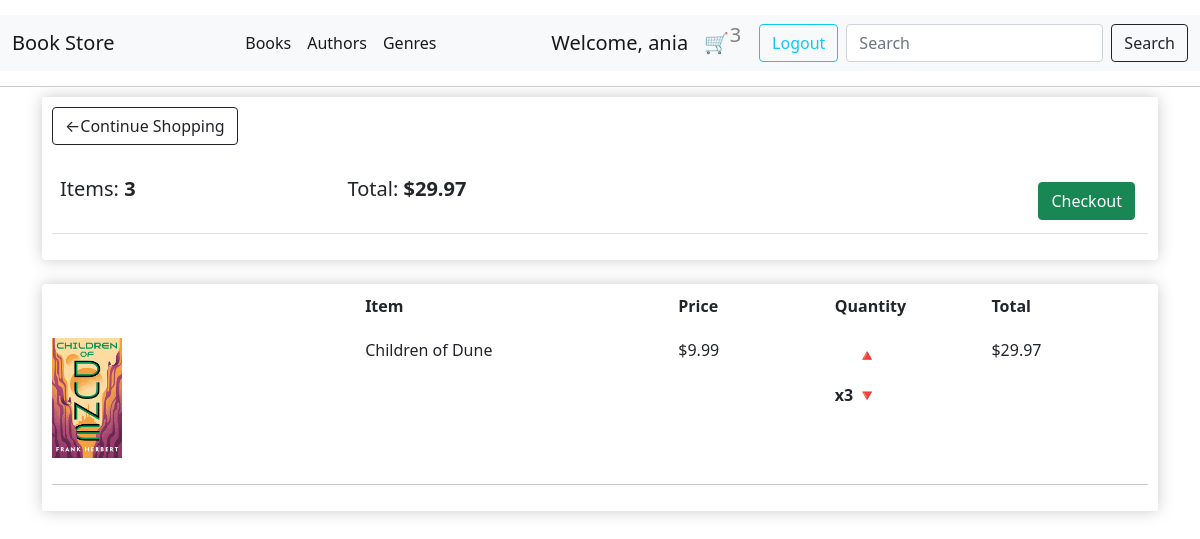
Before: /cart/ (signed in) with the older database file.
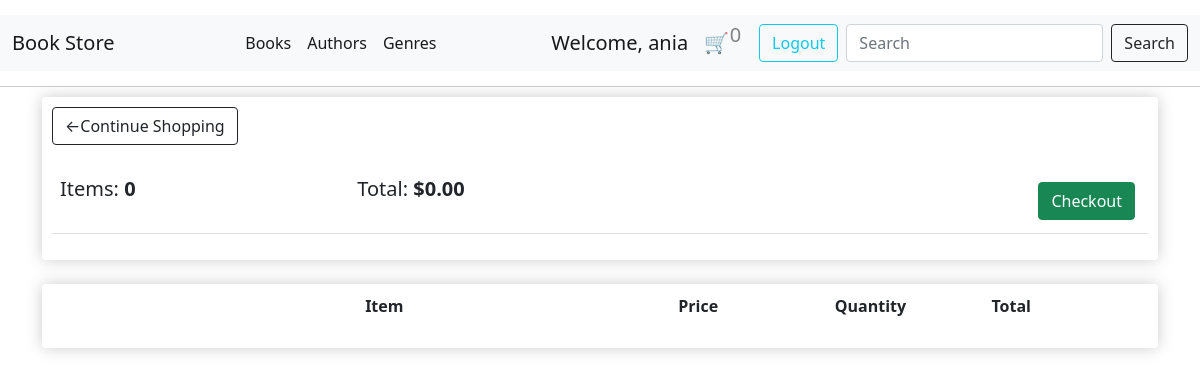
After: the same page with the newer database file.
### cart/models.py (models this page shows, shortened)
class OrderItem(models.Model):
    product = models.ForeignKey(Book, on_delete=models.SET_NULL, null=True)
    order = models.ForeignKey(Order, on_delete=models.SET_NULL, null=True)
    quantity = models.IntegerField(default=0, null=True, blank=True)
    date_added = models.DateTimeField(auto_now_add=True)

### catalog/models.py (models this page shows, shortened)
class Book(models.Model):
    author = models.ForeignKey(Author, on_delete=models.SET_NULL, null=True)
    genre = models.ManyToManyField(Genre, help_text="Select a genre for this book")
    title = models.CharField(max_length=100)
    price = models.FloatField()
    stock = models.BooleanField(default=True)
    coverpage = models.FileField(upload_to="media/coverpage/")
    description = models.TextField()

### cart/views.py (the view)
# urls.py: path("", include("cart.urls")),
def cart(request):
    if request.user.is_authenticated:
        user = request.user
        order, created = Order.objects.get_or_create(user=user, complete=False)
        items = order.orderitem_set.all()
        for item in items:
            item.total_price = item.product.price * item.quantity
        cartItems = order.get_cart_items()  # Calculate cartItems
    else:
        items = []
        order = {"get_cart_total": 0, "get_cart_items": 0}
        cartItems = order["get_cart_items"]  # Initialize cartItems for anonymous users
    cart_total, quantity_total = calculate_cart_totals(items)
    context = {
        "items": items,
        "cartItems": cartItems,
        "cart_total": cart_total,
        "quantity_total": quantity_total,
    }
    return render(request, "cart.html", context=context)

### cart/models.py (called while the page is built)
    def get_cart_items(self):
        items = self.orderitem_set.all()
        total_items = sum(item.quantity for item in items)
        return total_items

### cart/views.py (called while the page is built)
def calculate_cart_totals(items):
    cart_total = sum(item.product.price * item.quantity for item in items)
    quantity_total = sum(item.quantity for item in items)
    return cart_total, quantity_total

### cart/templates/cart.html (shortened to what this page needs)
{% extends 'base.html' %}
{% load static %}
{% block content %}
<div class="container mx-auto">
    <div class="row">
        <div class="col-lg-12">
            <div class="box-element">
                <a class="btn btn-outline-dark" href="{% url 'books' %}">&#x2190;Continue Shopping</a>
                <br>
                <br>
                <table class="table">
                    <tr>
                        <th>
                            <h5>Items: <strong>{{ quantity_total }}</strong></h5>
                        </th>
                        <th>
                            <h5>Total: <strong>${{ cart_total|floatformat:2 }}</strong></h5>
                        </th>
                        <th><a style="float:right; margin:5px;" class="btn btn-success"
                                href="{% url 'checkout' %}">Checkout</a>
                        </th>
                    </tr>
                </table>
            </div>
            <br>
            <div class="box-element">
                <div class="cart-row">
                    <div style="flex:2"><strong></strong></div>
                    <div style="flex:2"><strong>Item</strong></div>
                    <div style="flex:1"><strong>Price</strong></div>
                    <div style="flex:1"><strong>Quantity</strong></div>
                    <div style="flex:1"><strong>Total</strong></div>
                </div>
                {% for item in items %}
                <div class="cart-row">
                    <div style="flex: 2"><img src="{{ item.product.coverpage.url }}" alt="{{ item.product.title }}"
                            style="width: 70px; height: 120px;"></div>
                    <div style="flex: 2">
                        <p>{{ item.product.title }}</p>
                    </div>
                    <div style="flex: 1">
                        <p>${{ item.product.price }}</p>
                    </div>
                    <div style="flex: 1">
                        <p class="quantity">x{{ item.quantity }}</p>
                        <div class="quantity">
                            <p data-product="{{ item.product.id }}" data-action="add" class="chg-quantity update-cart">
                                &#x1F53A;</p>
                            <p data-product="{{ item.product.id }}" data-action="remove"
                                class="chg-quantity update-cart">
                                &#x1F53B;</p>
                        </div>
                    </div>
                    <div style="flex: 1">${{ item.total_price|floatformat:2 }}</div>
                </div>
                <hr>
                {% endfor %}
            </div>
        </div>
    </div>
</div>
{% endblock %}

### catalog/templates/base.html (shortened to what this page needs)
<!DOCTYPE html>
<html lang="en">
{% load static %}
<head>
    <link href="https://cdn.jsdelivr.net/npm/bootstrap@5.0.2/dist/css/bootstrap.min.css" rel="stylesheet"
>
    <link rel="stylesheet" type="text/css" href="{% static 'css/styles.css' %}">
</head>
<body>
    <nav class="navbar navbar-expand-lg navbar-light bg-light">
        <div class="container-fluid">
            <a class="navbar-brand" href="{% url 'books' %}">Book Store</a>
            <div class="collapse navbar-collapse justify-content-center" id="navbarTogglerDemo02">
                <ul class="navbar-nav mb-2 mb-lg-0">
                    <li class="nav-item">
                        <a class="nav-link active" aria-current="page" href="{% url 'books' %}">Books</a>
                    </li>
                    <li class="nav-item">
                        <a class="nav-link active" aria-current="page" href="{% url 'authors' %}">Authors</a>
                    </li>
                    <li class="nav-item">
                        <a class="nav-link active" aria-current="page" href="{% url 'genre-list' %}">Genres</a>
                    </li>
                </ul>
            </div>
            {% if user.is_authenticated %}
            <div class="navbar-brand">
                <div class="mr-3">
                    <span>Welcome, {{ user.username }} </span>
                </div>
            </div>
            {% endif %}
            <a href="{% url 'cart' %}">
                <button class="cart-icon btn btn-custom" style="margin-right: 30px;">
                    &#128722; <span id="cart-total">{{ cartItems }}</span>
                </button>
            </a>
            {% if user.is_authenticated %}
            <div class="btn-group me-2" role="group" aria-label="User Actions">
                <a href="{% url 'logout' %}?next={{ request.path }}" class="btn btn-outline-info">Logout</a>
            </div>
            {% endif %}
            <form class="d-flex" method="GET" action="{% url 'search-results' %}">
                <input class="form-control me-2" type="search" name="q" placeholder="Search" aria-label="Search">
                <button class="btn btn-outline-dark" type="submit">Search</button>
            </form>
        </div>
    </nav>
    <div class="navbar-separator"></div>
    {% block content %}
    {% endblock %}
</body>
</html>

Changed rows visible on the page:
removed OrderItem: product.coverpage (picture), product "Children of Dune", product.price "9.99", quantity "3", total_price "29.97"
Other visible differences:
{{ cartItems }}: "3" → "0"
{{ quantity_total }}: "3" → "0"
{{ cart_total|floatformat:2 }}: "29.97" → "0.00"
